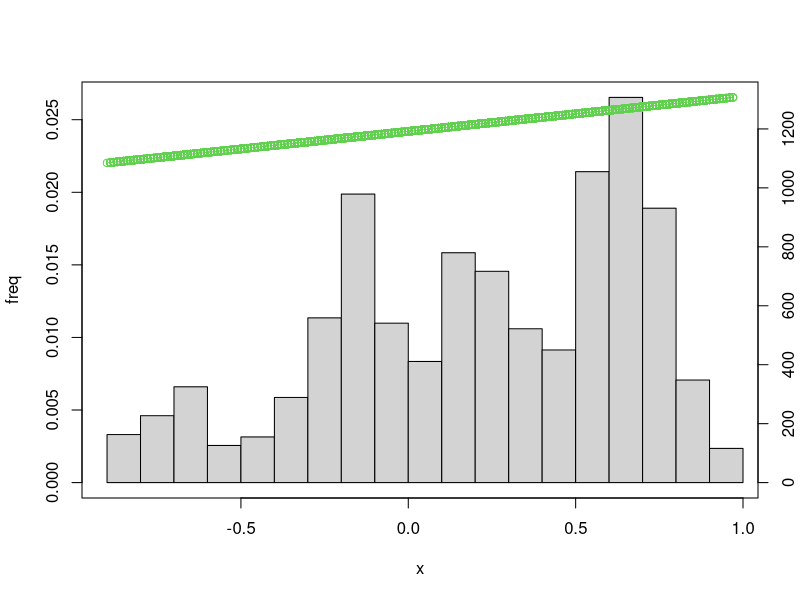

Recreate this plot in R.
### load function
# setwd("C:/var/work/R")
# source("mcmc.r", encoding="UTF-8")


# 正規分布をMCMCでサンプリングする
r_mean <- 10
r_lambda <- 10
r_sd <- 1 / r_lambda
N <- 1000
# 正規分布を作成
r_x <- rnorm(N, r_mean, r_sd)
# hist(r_x)

# x <- c(970:1030) * 0.01
# y <- dnorm(x, r_mean, r_sd)

# 対象とする確率分布
mean <- r_mean
lambda <- r_lambda

sam_func <- function(arg_x, mean, lambda) {
  return(dnorm(arg_x, mean, 1/lambda))
}

# サンプリング数
s_size <- 10000
x <- rep(0, s_size)
p <- rep(0, s_size)

# 初期値
x[1] <- 0
p[1] <- sam_func(x[1], mean, 1/lambda)


# 候補値との距離
det <- 0.01

for(i in 1:s_size){
  # 採用判定
  reg_pro <- -1
  
  while (runif(1,0,1) > reg_pro) { # 候補値が採用されるまで
  
    # 候補の値を算出する
    x[i + 1] <- x[i] + (-1 + 2 * floor(runif(10000,0,2))) * det
    p[i + 1] <- sam_func(x[i + 1], mean, 1/lambda)
    reg_pro <- (p[i + 1] / p[i])
  }
}

# サンプルからBurn-in（最初から500）を除く
#x <- tail(x, length(x) - 500)
#p <- tail(p, length(p) - 500)

# 推定結果を表示

print(sprintf("mean:%1.5f variance:%1.5f", mean(x), var(x)))

# グラフ描画
g_cols <- 1
g_rows <- 1
par(mfrow=c(g_rows, g_cols))

x_range <- c(min(x), max(x))
# plot(x)


hist(x, xlim=x_range, xlab="" , ylab = "freq", main = "density of estimated distribution", axes = F, ann = F)  # axes, annは軸に何も描かないようにFalse設定
axis(4)
par(new = T) # 重ね合わせ
plot(x, p, xlim=x_range, ylim=c(0, max(p)),
     xlab="x" , ylab = "freq" , main="" , col = 3 , lty = 1, type = "o")









# http://d.hatena.ne.jp/uncorrelated/20120128/1327752869

